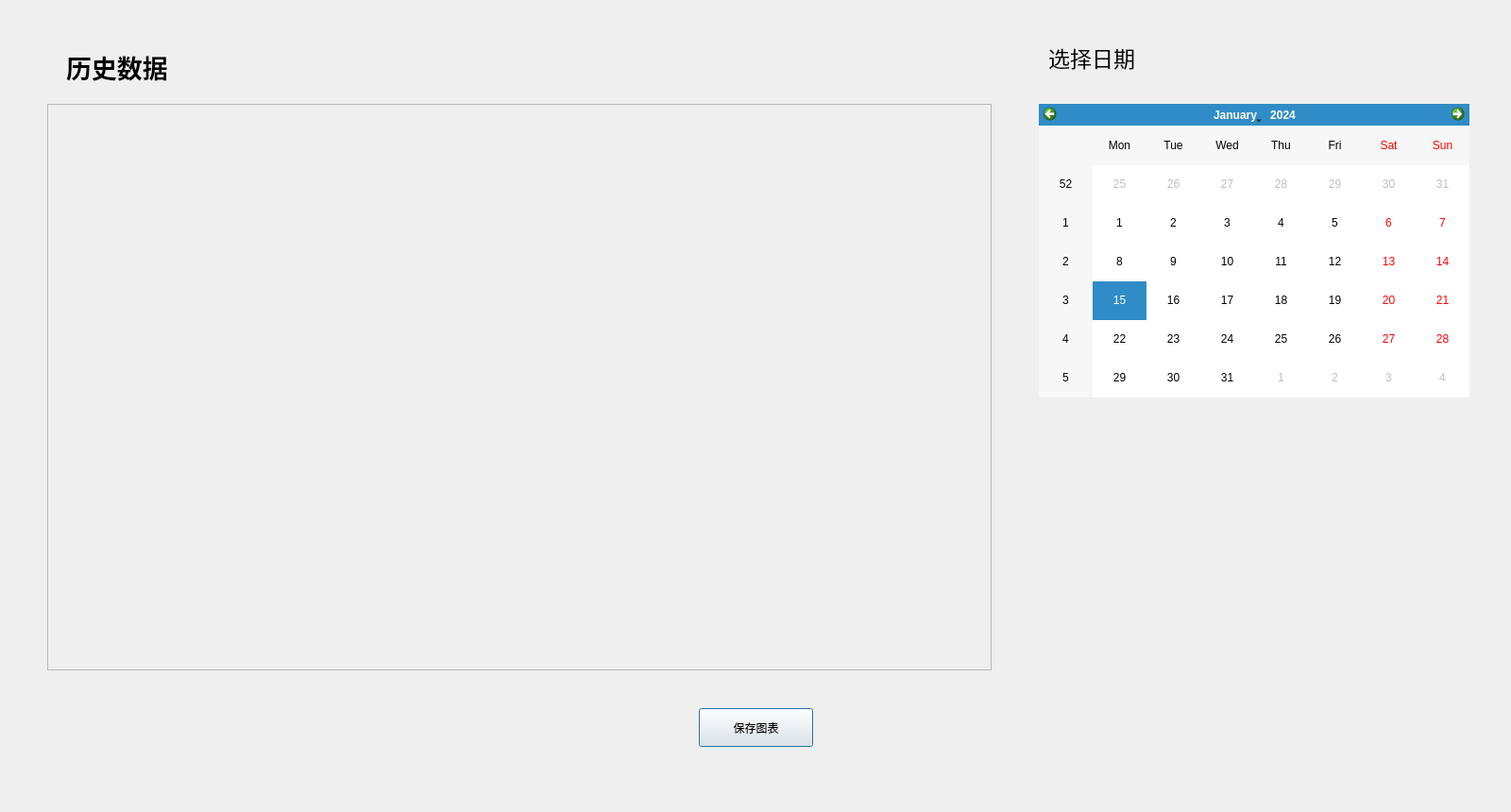
<?xml version="1.0" encoding="UTF-8"?>
<ui version="4.0">
 <class>scene2</class>
 <widget class="QDialog" name="scene2">
  <property name="geometry">
   <rect>
    <x>0</x>
    <y>0</y>
    <width>1600</width>
    <height>860</height>
   </rect>
  </property>
  <property name="windowTitle">
   <string>Dialog</string>
  </property>
  <widget class="QCalendarWidget" name="calendarWidget">
   <property name="geometry">
    <rect>
     <x>1100</x>
     <y>110</y>
     <width>456</width>
     <height>311</height>
    </rect>
   </property>
  </widget>
  <widget class="QLabel" name="label_2">
   <property name="geometry">
    <rect>
     <x>70</x>
     <y>50</y>
     <width>171</width>
     <height>41</height>
    </rect>
   </property>
   <property name="font">
    <font>
     <pointsize>20</pointsize>
     <weight>75</weight>
     <bold>true</bold>
    </font>
   </property>
   <property name="text">
    <string>历史数据</string>
   </property>
  </widget>
  <widget class="QLabel" name="label_3">
   <property name="geometry">
    <rect>
     <x>1110</x>
     <y>40</y>
     <width>121</width>
     <height>41</height>
    </rect>
   </property>
   <property name="font">
    <font>
     <pointsize>17</pointsize>
    </font>
   </property>
   <property name="text">
    <string>选择日期</string>
   </property>
  </widget>
  <widget class="QPushButton" name="pushButton">
   <property name="geometry">
    <rect>
     <x>740</x>
     <y>750</y>
     <width>121</width>
     <height>41</height>
    </rect>
   </property>
   <property name="text">
    <string>保存图表</string>
   </property>
  </widget>
  <widget class="QScrollArea" name="scrollArea">
   <property name="geometry">
    <rect>
     <x>50</x>
     <y>110</y>
     <width>1000</width>
     <height>600</height>
    </rect>
   </property>
   <property name="widgetResizable">
    <bool>true</bool>
   </property>
   <widget class="QWidget" name="scrollAreaWidgetContents">
    <property name="geometry">
     <rect>
      <x>0</x>
      <y>0</y>
      <width>998</width>
      <height>598</height>
     </rect>
    </property>
   </widget>
  </widget>
 </widget>
 <resources/>
 <connections/>
</ui>
